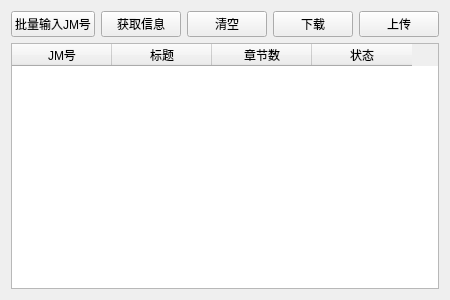
<?xml version="1.0" encoding="UTF-8"?>
<ui version="4.0">
 <class>DownloadSome</class>
 <widget class="QWidget" name="DownloadSome">
  <property name="geometry">
   <rect>
    <x>0</x>
    <y>0</y>
    <width>446</width>
    <height>300</height>
   </rect>
  </property>
  <property name="windowTitle">
   <string>Form</string>
  </property>
  <layout class="QVBoxLayout" name="verticalLayout">
   <item>
    <layout class="QHBoxLayout" name="horizontalLayout">
     <item>
      <spacer name="horizontalSpacer">
       <property name="orientation">
        <enum>Qt::Horizontal</enum>
       </property>
       <property name="sizeHint" stdset="0">
        <size>
         <width>40</width>
         <height>20</height>
        </size>
       </property>
      </spacer>
     </item>
     <item>
      <widget class="QPushButton" name="inputButton">
       <property name="text">
        <string>批量输入JM号</string>
       </property>
      </widget>
     </item>
     <item>
      <widget class="QPushButton" name="loadInfoButton">
       <property name="text">
        <string>获取信息</string>
       </property>
      </widget>
     </item>
     <item>
      <widget class="QPushButton" name="cleanButton">
       <property name="text">
        <string>清空</string>
       </property>
      </widget>
     </item>
     <item>
      <widget class="QPushButton" name="downButton">
       <property name="text">
        <string>下载</string>
       </property>
      </widget>
     </item>
     <item>
      <widget class="QPushButton" name="nasButton">
       <property name="text">
        <string>上传</string>
       </property>
      </widget>
     </item>
    </layout>
   </item>
   <item>
    <widget class="QTableWidget" name="tableWidget">
     <column>
      <property name="text">
       <string>JM号</string>
      </property>
     </column>
     <column>
      <property name="text">
       <string>标题</string>
      </property>
     </column>
     <column>
      <property name="text">
       <string>章节数</string>
      </property>
     </column>
     <column>
      <property name="text">
       <string>状态</string>
      </property>
     </column>
    </widget>
   </item>
  </layout>
 </widget>
 <resources/>
 <connections/>
</ui>
